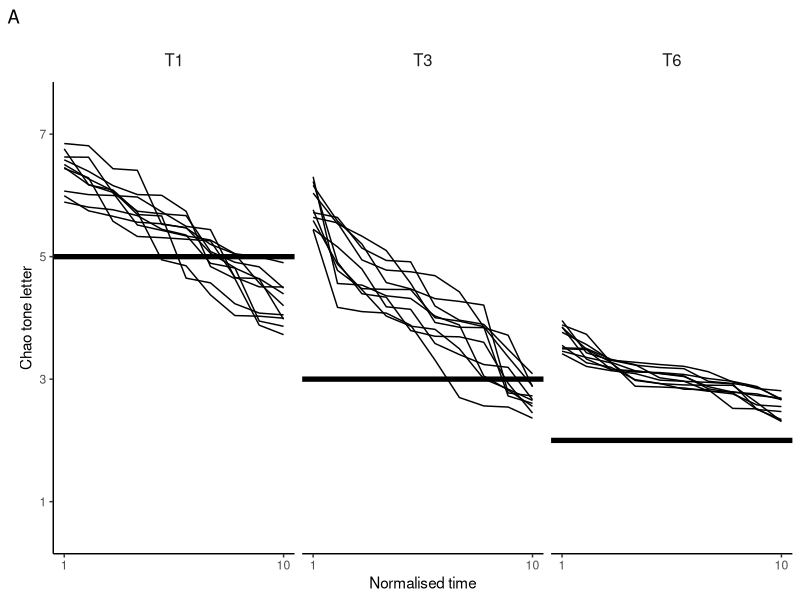

Write the R code that produced this figure. (Note: this script raises an error after producing the figure.)
library(tidyverse)
library(ggplot2)
library(gridExtra)
library(truncnorm)

# create df with 3 target tones * 10 tokens * 10 F0 measurements
matrix_apply <- data.frame(n = c(100, 100, 100), 
                           a = c(230, 210, 210), 
                           b = c(280, 275, 240),
                           mean = c(255, 235, 220), 
                           sd = c(15, 15, 5))
data_df <- apply(matrix_apply, 1, function(x) rtruncnorm(x[1], a=x[2], b=x[3], mean=x[4], sd=x[5])) %>% as.data.frame()

data_df <- data_df %>% 
  rename(
    tone1 = V1,
    tone3 = V2,
    tone6 = V3
  ) %>%
  pivot_longer(tone1:tone6, names_to = "target_tone", 
               values_to = "f0")

data_df <- with(data_df, data_df[order(target_tone), ]) 
data_df$token <- rep(1:(nrow(data_df) / 10), each = 10)
data_df <- with(data_df, data_df[order(token, -f0), ]) 
data_df$normtime <- rep(1:10, each = 1, length.out = nrow(data_df))
min <- data.frame(token = 1:30, min = sample(c(200:220), size = 6, replace = T))
data_df <- inner_join(data_df, min, by = "token")


# calculate chao tone letter with 'global' normalisation (min = 190 Hz)
df_a <- data_df %>% 
  mutate(logtone = log(f0)) %>% 
  mutate(logmin = log(194)) %>%
  mutate(diff = logtone - logmin) %>%
  mutate(ST = diff * 39.86) %>%
  mutate(add = ST/2.5) %>%
  mutate(chao = add + 1)

df_a$target_tone <- as.factor(df_a$target_tone)
tone_lab <- c(
  'tone1' = "T1",
  'tone3' = "T3",
  'tone6' = "T6"
)
# horizontal lines showing conventional Chao values
convent <- data.frame(target_tone = c("tone1", "tone3","tone6"), Z = c(5, 3, 2)) 

p1 <- ggplot(df_a) +
  geom_path(aes(x = normtime, y = chao, group = token)) +
  facet_grid(. ~ target_tone ,labeller = labeller(target_tone = tone_lab)) +
  geom_hline(data = convent, aes(yintercept = Z), size = 1.8) +
  scale_y_continuous(breaks = c(1, 3, 5, 7, 9), limits = c(0.5, 7.5)) +
  scale_x_continuous(breaks = c(1, 10)) +
  theme_classic() +
  labs(title = "", tag = "A") +
  ylab("Chao tone letter") + xlab("Normalised time") +
  theme(
    legend.position="none",
    panel.grid.major = element_blank(),
    panel.grid.minor = element_blank(),
    strip.background = element_blank(),
    strip.text.x = element_text(size = 12, margin = margin(b = 10))
    )


# calculate chao tone letter with local minimalisation
df_b <- data_df %>% 
  mutate(logtone = log(f0)) %>% 
  mutate(logmin = log(min)) %>% 
  mutate(diff = logtone - logmin) %>%
  mutate(ST = diff * 39.86) %>%
  mutate(add = ST/2.5) %>%
  mutate(chao = add + 1)
  
ff$tone <- as.factor(ff$tone)


p2 <- ggplot(df_b) +
  geom_line(aes(x = normtime, y = chao, group = token)) +
  facet_grid(. ~ target_tone,labeller = labeller(target_tone = tone_lab) ) +
  geom_hline(data = convent, aes(yintercept = Z), size = 1.8) +
  scale_y_continuous(breaks = c(1, 3, 5, 7, 9), limits = c(0.5, 7.5)) +
  scale_x_continuous(breaks = c(1, 10)) +
  theme_classic() +
  labs(title = "", tag = "B") +
  ylab("") + xlab("Normalised time") +
  theme(
    legend.position="none",
    panel.grid.major = element_blank(),
    panel.grid.minor = element_blank(),
    strip.background = element_blank(), 
    strip.text.x = element_text(size = 12, margin = margin(b = 10))
    )

grid.arrange(p1, p2, ncol = 2)



# plot B without facet
ggplot(df_b) +
  geom_path(aes(x = normtime, y = chao, group = interaction(target_tone, token), color = target_tone)) +
  geom_point(aes(x = normtime, y = chao, shape = target_tone, color = target_tone), size = 1)+
  theme_classic() 
